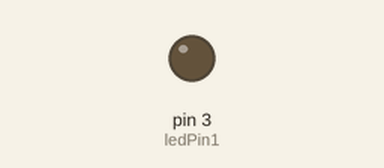
Simulated run of this sketch. Board: Arduino Uno, built with avr-gcc and run on an emulated ATmega328P. Parts: output pins drawn as LEDs (lit = HIGH). Random numbers use the default seed unless the sketch sets one; what the sketch prints to the serial monitor is not drawn. At 10.9 s the program stops and its outputs stay as they are.

Above: at 0.1 s.
At 5.2 s:
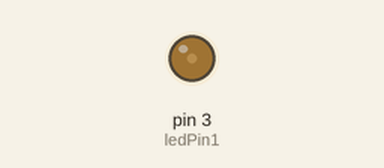
At 6.9 s:
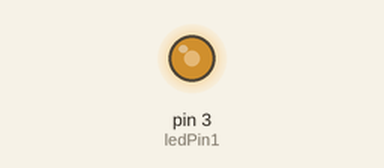
At 7.9 s:
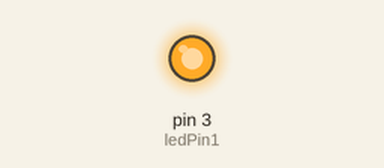
Timing chart, 0 to 9.4 s (numbered marks = the images above):
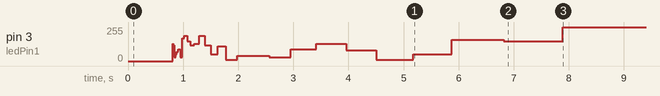

The sketch:

FactoryLights.ino
```cpp
// Project LED Factory Lights Simulator Effect for my storage cupboard
//
// Connections:
// LED Strips (all PWM pins, UNO has 3, 5, 6, 9, 10, 11 available):
//
//   D3 <--> GND (eventually more; one per cupboard shelf)
//
//
// Power (5v):
//
//   +5v --> microswitch  -->  VIN --> GND
//

int ledPin1 = 3;
int maxBrightnessLevel = 10;
int currentBrightness = 0;

int stutterSeed = 5;
int stutterLength = 5;

void setup()
{
  // initialize serial communication at 9600 bits per second:
  Serial.begin(9600);

  pinMode(ledPin1, OUTPUT);

}

void loop()
{
//  Serial.println(maxBrightnessLevel);
//  delay(random(100));

  analogWrite(ledPin1, 0);
  delay(random(1000));

  while (stutterLength < 1000) {
    stutterLength = (stutterLength + (random(stutterSeed)));
    stutterSeed = (stutterSeed*1.2);
    Serial.print(" [ Length = ");
    Serial.print(stutterLength);
    Serial.print(" Seed = ");
    Serial.print(stutterSeed);
    Serial.print(" ]   ");

    analogWrite(ledPin1, random(20)*maxBrightnessLevel);
    delay(random(10)+stutterLength);
  }

  Serial.println(" Flash ");
  stutterLength = 5;
  stutterSeed = 5;
  analogWrite(ledPin1, 255);
  delay(3000);
  while (1==1) {           // basically keep the lights on until reset or off
                           // perhaps an occasional flicker would be nice here
  }

}
```
